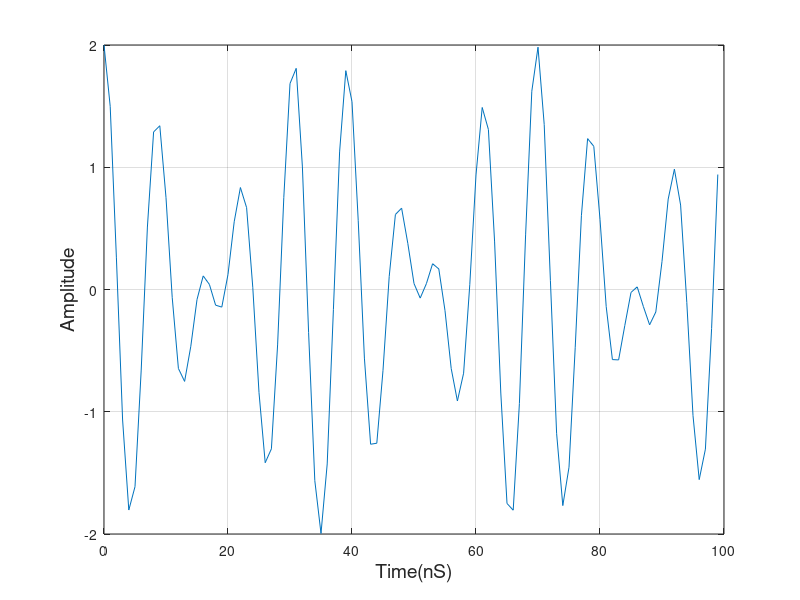
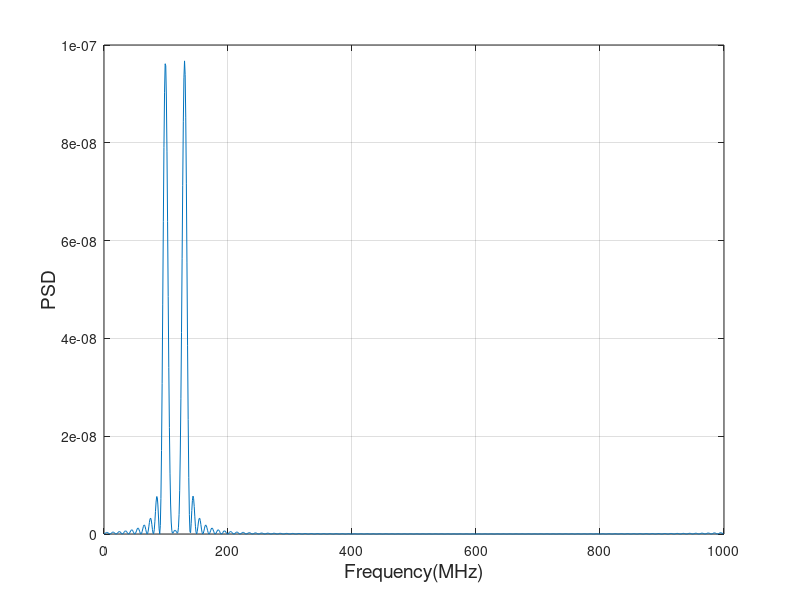

These charts were generated, in order, by the following MATLAB code:
clc;

clear all;

f1  = 100e6; % 100MHz

f2 = 129e6; % 129MHz

Fs = 1e9;% Sampling frequency 1GHz

T = 100e-9; % Sampling time 100nS

N = floor(T*Fs); % Total points

n = 0:N-1;

s = exp(1j*2*pi*f1/Fs*n) + exp(1j*2*pi*f2/Fs*n);

plot(n/Fs*1e9,real(s))

xlabel('Time(nS)','fontsize', 14);

ylabel('Amplitude','fontsize', 14);

grid on;

figure;

[PSD,fp] = periodogram(s,[],'twosided',2^10,Fs);

plot(fp*1e-6,PSD)

xlabel('Frequency(MHz)','fontsize', 14);

ylabel('PSD','fontsize', 14);

grid on;
